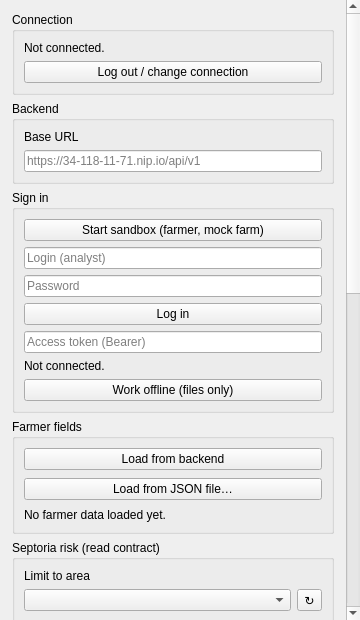
<?xml version="1.0" encoding="UTF-8"?>
<ui version="4.0">
 <class>PyQgisBridgeDockWidgetBase</class>
 <widget class="QDockWidget" name="PyQgisBridgeDockWidgetBase">
  <property name="geometry">
   <rect>
    <x>0</x>
    <y>0</y>
    <width>360</width>
    <height>620</height>
   </rect>
  </property>
  <property name="windowTitle">
   <string>Field Under Pressure</string>
  </property>
  <widget class="QScrollArea" name="scrollArea">
   <property name="frameShape">
    <enum>QFrame::NoFrame</enum>
   </property>
   <property name="horizontalScrollBarPolicy">
    <enum>Qt::ScrollBarAlwaysOff</enum>
   </property>
   <property name="widgetResizable">
    <bool>true</bool>
   </property>
   <widget class="QWidget" name="dockWidgetContents">
   <layout class="QVBoxLayout" name="verticalLayout">
    <property name="spacing">
     <number>6</number>
    </property>
    <property name="leftMargin">
     <number>12</number>
    </property>
    <property name="topMargin">
     <number>12</number>
    </property>
    <property name="rightMargin">
     <number>12</number>
    </property>
    <property name="bottomMargin">
     <number>12</number>
    </property>
    <item>
     <widget class="QGroupBox" name="grpConnection">
      <property name="title">
       <string>Connection</string>
      </property>
      <layout class="QVBoxLayout" name="connectionLayout">
       <item>
        <widget class="QLabel" name="lblConnection">
         <property name="text">
          <string>Not connected.</string>
         </property>
         <property name="wordWrap">
          <bool>true</bool>
         </property>
        </widget>
       </item>
       <item>
        <widget class="QPushButton" name="btnDisconnect">
         <property name="text">
          <string>Log out / change connection</string>
         </property>
         <property name="toolTip">
          <string>Forgets the token and goes back to the sign-in step. The layers already on the map stay.</string>
         </property>
        </widget>
       </item>
      </layout>
     </widget>
    </item>
    <item>
     <widget class="QGroupBox" name="grpBackend">
      <property name="title">
       <string>Backend</string>
      </property>
      <layout class="QVBoxLayout" name="backendLayout">
       <item>
        <widget class="QLabel" name="lblFarmerUrl">
         <property name="text">
          <string>Base URL</string>
         </property>
        </widget>
       </item>
       <item>
        <widget class="QLineEdit" name="txtFarmerUrl">
         <property name="placeholderText">
          <string>https://34-118-11-71.nip.io/api/v1</string>
         </property>
        </widget>
       </item>
      </layout>
     </widget>
    </item>
    <item>
     <widget class="QGroupBox" name="grpSession">
      <property name="title">
       <string>Sign in</string>
      </property>
      <layout class="QVBoxLayout" name="sessionLayout">
       <item>
        <widget class="QPushButton" name="btnSandbox">
         <property name="text">
          <string>Start sandbox (farmer, mock farm)</string>
         </property>
         <property name="toolTip">
          <string>POST /sandbox {"mode": "mock"}: no password, a token for 8 hours with a copy of a ready farm. Farmer role: own crop areas only, no grid.</string>
         </property>
        </widget>
       </item>
       <item>
        <widget class="QLineEdit" name="txtLogin">
         <property name="toolTip">
          <string>Account for POST /login. The analyst role sees all crop areas and the voivodeship grid.</string>
         </property>
         <property name="placeholderText">
          <string>Login (analyst)</string>
         </property>
        </widget>
       </item>
       <item>
        <widget class="QLineEdit" name="txtPassword">
         <property name="toolTip">
          <string>Sent only to POST /login and cleared right after; never saved.</string>
         </property>
         <property name="placeholderText">
          <string>Password</string>
         </property>
         <property name="echoMode">
          <enum>QLineEdit::Password</enum>
         </property>
        </widget>
       </item>
       <item>
        <widget class="QPushButton" name="btnLogin">
         <property name="text">
          <string>Log in</string>
         </property>
         <property name="toolTip">
          <string>POST /login {login, password}; the returned token is put in the token field.</string>
         </property>
        </widget>
       </item>
       <item>
        <widget class="QLineEdit" name="txtToken">
         <property name="toolTip">
          <string>Sent as Authorization: Bearer. Filled by the sandbox or the login; kept only while QGIS runs.</string>
         </property>
         <property name="placeholderText">
          <string>Access token (Bearer)</string>
         </property>
         <property name="echoMode">
          <enum>QLineEdit::Password</enum>
         </property>
        </widget>
       </item>
       <item>
        <widget class="QLabel" name="lblSession">
         <property name="text">
          <string>Not connected.</string>
         </property>
         <property name="wordWrap">
          <bool>true</bool>
         </property>
        </widget>
       </item>
       <item>
        <widget class="QPushButton" name="btnOffline">
         <property name="text">
          <string>Work offline (files only)</string>
         </property>
         <property name="toolTip">
          <string>Skips the sign-in: only the buttons that read files work.</string>
         </property>
        </widget>
       </item>
      </layout>
     </widget>
    </item>
    <item>
     <widget class="QGroupBox" name="grpFarmer">
      <property name="title">
       <string>Farmer fields</string>
      </property>
      <layout class="QVBoxLayout" name="farmerLayout">
       <property name="spacing">
        <number>8</number>
       </property>
       <item>
        <widget class="QPushButton" name="btnLoadFarmer">
         <property name="toolTip">
          <string>GET {base URL}/fields and show parcels and crop areas</string>
         </property>
         <property name="text">
          <string>Load from backend</string>
         </property>
        </widget>
       </item>
       <item>
        <widget class="QPushButton" name="btnLoadFarmerFile">
         <property name="toolTip">
          <string>Use a JSON file with the same shape as the GET /fields response</string>
         </property>
         <property name="text">
          <string>Load from JSON file&#8230;</string>
         </property>
        </widget>
       </item>
       <item>
        <widget class="QLabel" name="lblFarmerStatus">
         <property name="text">
          <string>No farmer data loaded yet.</string>
         </property>
         <property name="wordWrap">
          <bool>true</bool>
         </property>
        </widget>
       </item>
      </layout>
     </widget>
    </item>
    <item>
     <widget class="QGroupBox" name="grpRisk">
      <property name="title">
       <string>Septoria risk (read contract)</string>
      </property>
      <layout class="QVBoxLayout" name="riskLayout">
       <property name="spacing">
        <number>6</number>
       </property>
       
       
       <item>
        <widget class="QLabel" name="lblLimit">
         <property name="text">
          <string>Limit to area</string>
         </property>
        </widget>
       </item>
       <item>
        <layout class="QHBoxLayout" name="limitLayout">
         <item>
          <widget class="QComboBox" name="cmbLimitLayer">
           <property name="toolTip">
            <string>Polygon layer that limits what is loaded: only crop areas and grid cells that intersect it are kept (and only their details are requested). Sent as ?bbox= too, for when the API filters on the server.</string>
           </property>
          </widget>
         </item>
         <item>
          <widget class="QToolButton" name="btnRefreshLimit">
           <property name="text">
            <string>&#x21bb;</string>
           </property>
           <property name="toolTip">
            <string>Refresh the list of polygon layers</string>
           </property>
          </widget>
         </item>
        </layout>
       </item>
       <item>
        <widget class="QCheckBox" name="chkLimitSelected">
         <property name="text">
          <string>Only the selected polygons of that layer</string>
         </property>
        </widget>
       </item>
       <item>
        <widget class="QLabel" name="lblApiLayers">
         <property name="text">
          <string>Layers from the API (tick the ones to load)</string>
         </property>
        </widget>
       </item>
       <item>
        <widget class="QListWidget" name="listApiLayers">
         <property name="toolTip">
          <string>Layers the API serves (docs/serve_read_contract.md). Greyed out: needs another role, or not in the API yet (ask in #12).</string>
         </property>
         <property name="verticalScrollBarPolicy">
          <enum>Qt::ScrollBarAlwaysOff</enum>
         </property>
        </widget>
       </item>
       <item>
        <widget class="QDateEdit" name="dateGrid">
         <property name="toolTip">
          <string>Day of the grid, sent as ?date=. Dates are already shifted for the demo; nothing is converted. Set from GET /clock.</string>
         </property>
         <property name="calendarPopup">
          <bool>true</bool>
         </property>
         <property name="displayFormat">
          <string>yyyy-MM-dd</string>
         </property>
        </widget>
       </item>
       <item>
        <widget class="QPushButton" name="btnLoadApiLayers">
         <property name="text">
          <string>Load checked layers</string>
         </property>
         <property name="toolTip">
          <string>Loads every ticked layer; the grid layers use the date above and the limit area.</string>
         </property>
        </widget>
       </item>
       <item>
        <widget class="QPushButton" name="btnHistory">
         <property name="text">
          <string>Risk history of the selected crop area</string>
         </property>
         <property name="toolTip">
          <string>Select one crop area on the map, then GET /crop-areas/{id}/risk and /changes: a table layer, one row per day.</string>
         </property>
        </widget>
       </item>
       <item>
        <widget class="QLabel" name="lblFilesHead">
         <property name="text">
          <string>Offline (contract-shaped files)</string>
         </property>
        </widget>
       </item>
       <item>
        <widget class="QPushButton" name="btnLoadCropAreasFile">
         <property name="text">
          <string>Crop areas from file&#8230;</string>
         </property>
         <property name="toolTip">
          <string>GeoJSON with the shape of GET /me/crop-areas</string>
         </property>
        </widget>
       </item>
       <item>
        <widget class="QPushButton" name="btnLoadGridFile">
         <property name="text">
          <string>Grid from file&#8230;</string>
         </property>
         <property name="toolTip">
          <string>GeoJSON with the shape of GET /grid/risk</string>
         </property>
        </widget>
       </item>
       <item>
        <widget class="QLabel" name="lblRiskStatus">
         <property name="text">
          <string>No risk data loaded yet.</string>
         </property>
         <property name="wordWrap">
          <bool>true</bool>
         </property>
        </widget>
       </item>
      </layout>
     </widget>
    </item>
    
    
    <item>
     <widget class="QToolButton" name="btnToggleLog">
      <property name="cursor">
       <cursorShape>PointingHandCursor</cursorShape>
      </property>
      <property name="text">
       <string>Details</string>
      </property>
      <property name="checkable">
       <bool>true</bool>
      </property>
      <property name="toolButtonStyle">
       <enum>Qt::ToolButtonTextBesideIcon</enum>
      </property>
      <property name="arrowType">
       <enum>Qt::RightArrow</enum>
      </property>
     </widget>
    </item>
    <item>
     <widget class="QWidget" name="logBody" native="true">
      <property name="visible">
       <bool>false</bool>
      </property>
      <layout class="QVBoxLayout" name="logLayout">
       <property name="spacing">
        <number>4</number>
       </property>
       <property name="leftMargin">
        <number>0</number>
       </property>
       <property name="topMargin">
        <number>0</number>
       </property>
       <property name="rightMargin">
        <number>0</number>
       </property>
       <property name="bottomMargin">
        <number>0</number>
       </property>
       <item>
        <widget class="QTextEdit" name="txtLog">
         <property name="minimumSize">
          <size>
           <width>0</width>
           <height>130</height>
          </size>
         </property>
         <property name="readOnly">
          <bool>true</bool>
         </property>
        </widget>
       </item>
       <item>
        <layout class="QHBoxLayout" name="clearLayout">
         <item>
          <spacer name="clearSpacer">
           <property name="orientation">
            <enum>Qt::Horizontal</enum>
           </property>
           <property name="sizeHint" stdset="0">
            <size>
             <width>40</width>
             <height>20</height>
            </size>
           </property>
          </spacer>
         </item>
         <item>
          <widget class="QPushButton" name="btnClear">
           <property name="text">
            <string>Clear</string>
           </property>
          </widget>
         </item>
        </layout>
       </item>
      </layout>
     </widget>
    </item>
    <item>
     <spacer name="verticalSpacer">
      <property name="orientation">
       <enum>Qt::Vertical</enum>
      </property>
      <property name="sizeHint" stdset="0">
       <size>
        <width>20</width>
        <height>0</height>
       </size>
      </property>
     </spacer>
    </item>
   </layout>
   </widget>
  </widget>
 </widget>
 <resources/>
 <connections/>
</ui>
